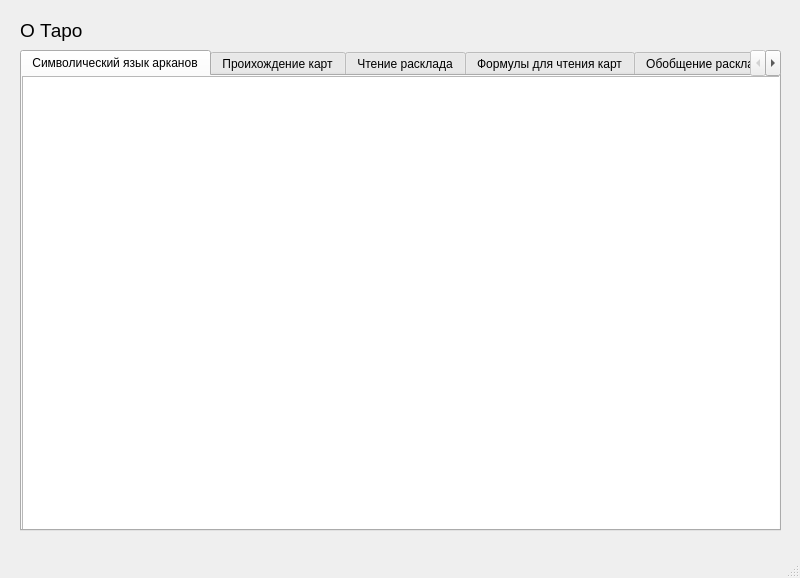
<?xml version="1.0" encoding="UTF-8"?>
<ui version="4.0">
 <class>MainWindow</class>
 <widget class="QMainWindow" name="MainWindow">
  <property name="geometry">
   <rect>
    <x>0</x>
    <y>0</y>
    <width>800</width>
    <height>578</height>
   </rect>
  </property>
  <property name="windowTitle">
   <string>MainWindow</string>
  </property>
  <widget class="QWidget" name="centralwidget">
   <widget class="QTabWidget" name="tabWidget">
    <property name="geometry">
     <rect>
      <x>20</x>
      <y>50</y>
      <width>761</width>
      <height>481</height>
     </rect>
    </property>
    <property name="font">
     <font>
      <pointsize>9</pointsize>
     </font>
    </property>
    <property name="currentIndex">
     <number>0</number>
    </property>
    <widget class="QWidget" name="tab">
     <attribute name="title">
      <string>Символический язык арканов</string>
     </attribute>
     <widget class="QTextEdit" name="data1">
      <property name="geometry">
       <rect>
        <x>0</x>
        <y>0</y>
        <width>761</width>
        <height>461</height>
       </rect>
      </property>
      <property name="font">
       <font>
        <pointsize>9</pointsize>
       </font>
      </property>
      <property name="readOnly">
       <bool>true</bool>
      </property>
     </widget>
    </widget>
    <widget class="QWidget" name="tab_2">
     <attribute name="title">
      <string>Проихождение карт</string>
     </attribute>
     <widget class="QTextEdit" name="data2">
      <property name="geometry">
       <rect>
        <x>0</x>
        <y>0</y>
        <width>761</width>
        <height>461</height>
       </rect>
      </property>
      <property name="readOnly">
       <bool>true</bool>
      </property>
     </widget>
    </widget>
    <widget class="QWidget" name="tab_3">
     <attribute name="title">
      <string>Чтение расклада</string>
     </attribute>
     <widget class="QTextEdit" name="data3">
      <property name="geometry">
       <rect>
        <x>0</x>
        <y>0</y>
        <width>761</width>
        <height>461</height>
       </rect>
      </property>
      <property name="readOnly">
       <bool>true</bool>
      </property>
     </widget>
    </widget>
    <widget class="QWidget" name="tab_4">
     <attribute name="title">
      <string>Формулы для чтения карт</string>
     </attribute>
     <widget class="QTextEdit" name="data4">
      <property name="geometry">
       <rect>
        <x>0</x>
        <y>0</y>
        <width>761</width>
        <height>461</height>
       </rect>
      </property>
      <property name="readOnly">
       <bool>true</bool>
      </property>
     </widget>
    </widget>
    <widget class="QWidget" name="tab_5">
     <attribute name="title">
      <string>Обобщение расклада</string>
     </attribute>
     <widget class="QTextEdit" name="data5">
      <property name="geometry">
       <rect>
        <x>0</x>
        <y>0</y>
        <width>761</width>
        <height>461</height>
       </rect>
      </property>
      <property name="readOnly">
       <bool>true</bool>
      </property>
     </widget>
    </widget>
    <widget class="QWidget" name="tab_6">
     <attribute name="title">
      <string>Расклады</string>
     </attribute>
     <widget class="QTextEdit" name="data6">
      <property name="geometry">
       <rect>
        <x>0</x>
        <y>0</y>
        <width>761</width>
        <height>461</height>
       </rect>
      </property>
      <property name="readOnly">
       <bool>true</bool>
      </property>
     </widget>
    </widget>
    <widget class="QWidget" name="tab_7">
     <attribute name="title">
      <string>Стихии и масти</string>
     </attribute>
     <widget class="QTextEdit" name="data7">
      <property name="geometry">
       <rect>
        <x>0</x>
        <y>0</y>
        <width>761</width>
        <height>461</height>
       </rect>
      </property>
      <property name="readOnly">
       <bool>true</bool>
      </property>
     </widget>
    </widget>
   </widget>
   <widget class="QLabel" name="label">
    <property name="geometry">
     <rect>
      <x>20</x>
      <y>20</y>
      <width>101</width>
      <height>21</height>
     </rect>
    </property>
    <property name="font">
     <font>
      <pointsize>14</pointsize>
     </font>
    </property>
    <property name="text">
     <string>О Таро</string>
    </property>
   </widget>
  </widget>
  <widget class="QMenuBar" name="menubar">
   <property name="geometry">
    <rect>
     <x>0</x>
     <y>0</y>
     <width>800</width>
     <height>21</height>
    </rect>
   </property>
  </widget>
  <widget class="QStatusBar" name="statusbar"/>
 </widget>
 <resources/>
 <connections/>
</ui>
